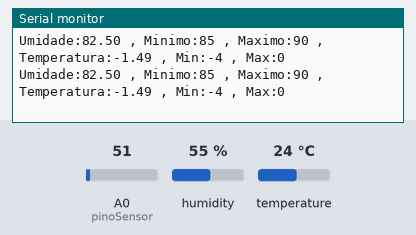
Recording of a sketch running on a simulated Arduino Uno, built with avr-gcc and run on an emulated ATmega328P. Shown: the last lines printed to the serial monitor. The test bench sets the inputs (shaded band); at power-on: humidity 55 %, A0 (pinoSensor) = 51, temperature 24 °C.

Above: at 1.3 s.
1.4 s: humidity set to 22 %
At 2.5 s:
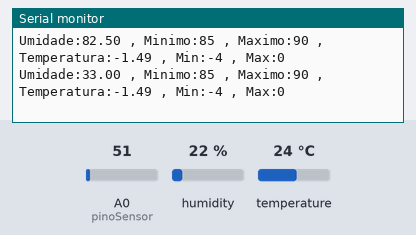
2.9 s: A0 (pinoSensor) set to 61
At 4.1 s:
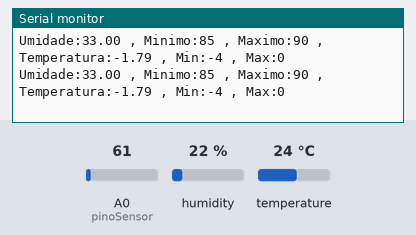
4.4 s: humidity set to 40 %
At 5.8 s:
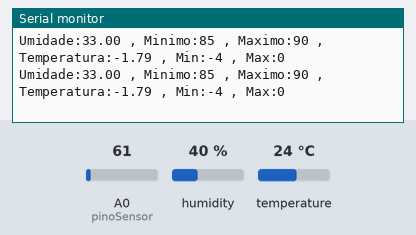
5.9 s: A0 (pinoSensor) set to 71
At 6.7 s:
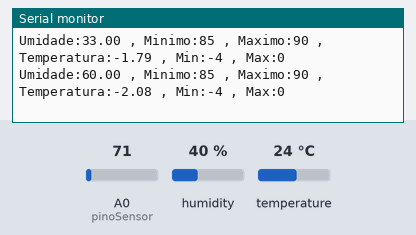
7.4 s: humidity set to 68 %
At 8.2 s:
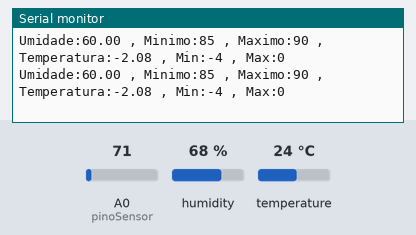
Timing chart, 0 to 10.4 s (numbered marks = the images above; inputs shaded):
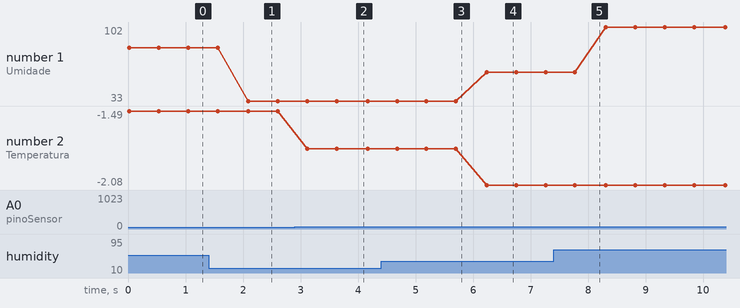

The sketch:

Sketch-CodeSensorCOMENTADO.ino
```cpp
// Biblioteca dht11
#include "DHT.h"
#define dht_type DHT11

// Variaveis DHT11
int dht_pin = A2;
DHT dht_1 = DHT(dht_pin, dht_type);
const int min_umidade = 85;
const int max_umidade = 90;

// Variaveis LM35
int pinoSensor = A0;
int valorLido = 0;
int linha = 0;
float temperatura = 0;
const int min_temperatura = -4;
const int max_temperatura = 0;


void setup() {
  Serial.begin(9600);
  dht_1.begin();
  Serial.println("CLEARDATA");
  // Serial.println("LABEL, Hora, Temperatura, linha");
}

void loop() {
  valorLido = analogRead(pinoSensor);
  temperatura = (valorLido * 0.00488); //Essa linha vai fazer o Calculo de 5V - 1024 bits.
  temperatura = temperatura * (-6);
    // linha++;
    // Serial.print("DATA, TIME, ");
    // Serial.println(temperatura);
    // Serial.print(",");
    // Serial.println(linha);

  float umidade = dht_1.readHumidity();
  if(isnan(temperatura) or isnan(umidade)){
    Serial.println("Erro ao ler");
  } else {
    String teste = "Umidade:";
    String teste2 = "Temperatura:";
    String min = "Min:";
    String max = "Max:";
    String minUmidade = "Minimo:";
    String maxUmidade = "Maximo:";
      //Serial.print("Umidade: ");
      umidade = umidade * 1.5;

    Serial.print(teste + umidade);
    Serial.print(" , ");
    Serial.print(minUmidade + min_umidade);
    Serial.print(" , ");
    Serial.print(maxUmidade + max_umidade);
    Serial.print(" , ");
      //Serial.print(" Temperatura: ");
    Serial.print(teste2 + temperatura);
    Serial.print(" , ");
    Serial.print(min + min_temperatura);
    Serial.print(" , ");
    Serial.println(max + max_temperatura);
      //Serial.println(" ºC");
  };  //para mostrar os valores no gráfico, deve-se printar somente numeros (por isso as strings estao comentadas)


  delay(500);
}
```

Measured:
- after the input at 1.4 s, the serial monitor: prints a new line after 0.70 s (image 1)
- after the input at 2.9 s, the serial monitor: prints a new line after 0.22 s (image 2)
- after the input at 5.9 s, the serial monitor: prints a new line after 0.34 s (image 4)
- plotted number 1: 82.5 → 33 after the input at 1.4 s, 60 → 102 after the input at 7.4 s
- plotted number 2: -1.49 → -1.79 after the input at 2.9 s, -1.79 → -2.08 after the input at 5.9 s
